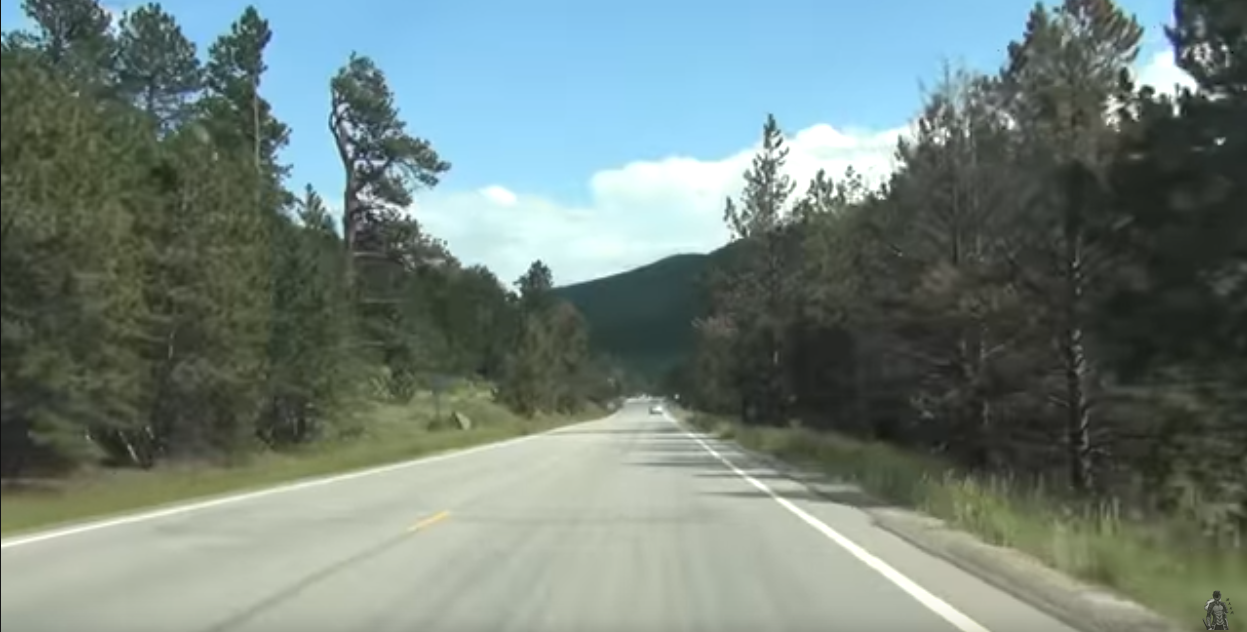
#> input picture Zadanie4/droga.png, 1247 x 632 px
$ python Jerzy_Debowski_zadanie_4.py
#> lines starting #> are read from the running program, lines starting #| are printed output that depends on the picture; after the words box and inside, x2 and y2 are one past the last pixel; in counts of white or black regions, pixels touching at a corner belong together
import math

import cv2
import numpy as np
from matplotlib import pyplot as plt


def convert_to_gray(img_path, new_img_path):
#> called with img_path = 'droga.png', new_img_path = 'droga_gray.png'
    gray_img = cv2.imread(img_path, cv2.IMREAD_GRAYSCALE)
#> gray_img: shape (632, 1247); min 10, max 255, mean 123.1
    cv2.imshow('Grayscale', gray_img)
    cv2.imwrite(new_img_path, gray_img)


def gauss(img_path, new_img_path):
#> called with img_path = 'droga_gray.png', new_img_path = 'droga_gray_blur.png'
    blur_kernel_size = (15, 15)
    gray_img = cv2.imread(img_path)
#> gray_img: shape (632, 1247, 3); min 10, max 255, mean 123.1
    gray_blur = cv2.GaussianBlur(gray_img, blur_kernel_size, 0)
    cv2.imshow('Grayscale blur', gray_blur)
    cv2.imwrite(new_img_path, gray_blur)


def canny(img_path, new_img_path):
#> called with img_path = 'droga_gray_blur.png', new_img_path = 'droga_gray_blur_canny.png'
    canny_low_threshold = 20
    canny_high_threshold = 100
    gray_blur = cv2.imread(img_path)
    gray_blur_canny = cv2.Canny(gray_blur, canny_low_threshold, canny_high_threshold)
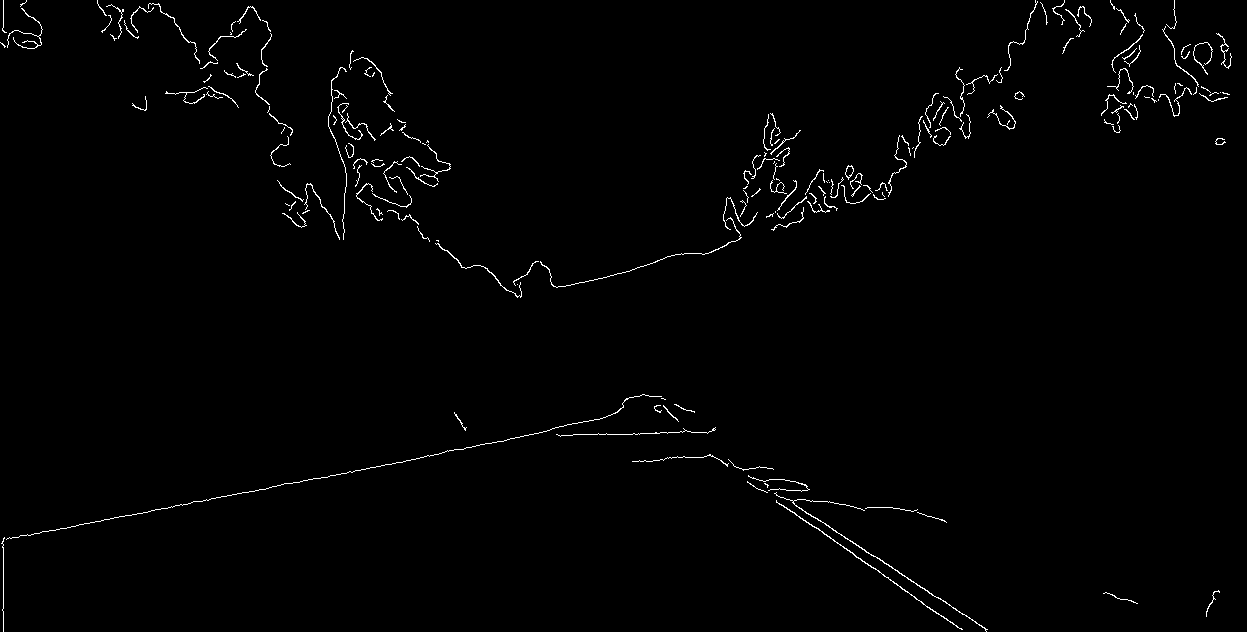
#> gray_blur_canny: shape (632, 1247); 1.1% white in thin lines or dots
    cv2.imshow('Grayscale blur canny', gray_blur_canny)
    cv2.imwrite(new_img_path, gray_blur_canny)


def kenny(img_path, new_img_path):
#> called with img_path = 'droga_gray_blur_canny.png', new_img_path = 'droga_gray_blur_canny_kenny.png'
    img = cv2.imread(img_path, 0)
    height, width = img.shape[:2]
#> height = 632; width = 1247
    print(height, width)
#| 632 1247
    h, w, x, y = 200, 1247, 400, 0
    img1 = img[x:x + h, y:y + w]
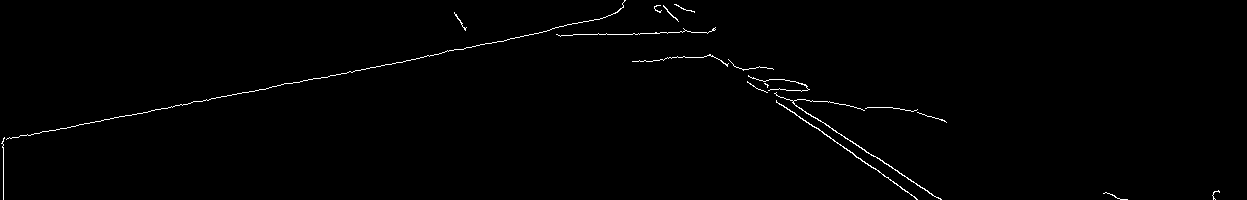
#> img1: shape (200, 1247); 0.78% white in thin lines or dots
    img2 = np.zeros_like(img)
    img2[x:x + h, y:y + w] = img1
#> img2: shape (632, 1247); 0.25% white in thin lines or dots, all inside (x1, y1, x2, y2) = (1, 400, 1220, 600)
    cv2.imshow('Kenny', img2)
    cv2.imwrite(new_img_path, img2)


def huff(img_path, new_img_path):
#> called with img_path = 'droga_gray_blur_canny_kenny.png', new_img_path = 'huff.png'
    src = cv2.imread(img_path)
    dst = cv2.Canny(src, 50, 200, None, 3)
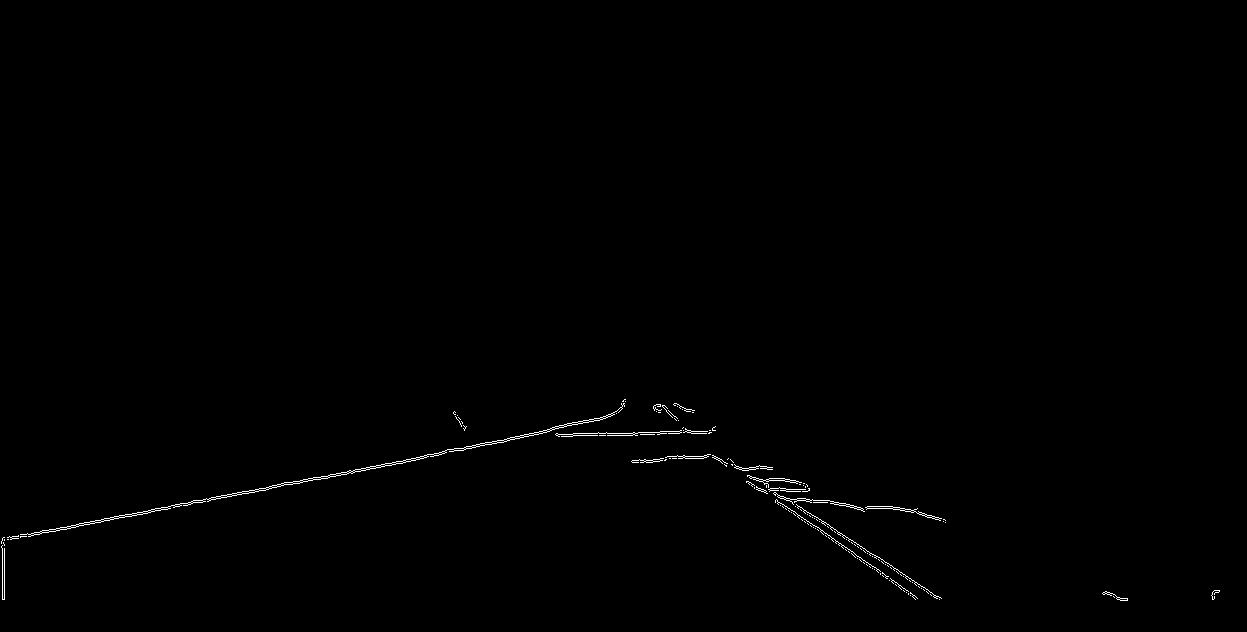
#> dst: shape (632, 1247); 0.41% white in thin lines or dots, all inside (x1, y1, x2, y2) = (1, 399, 1220, 601)
    cdst = cv2.cvtColor(dst, cv2.COLOR_GRAY2BGR)
    cdstP = np.copy(cdst)
    lines = cv2.HoughLines(dst, 1, np.pi / 100, 150, None, 0, 0)
#> lines = [[528, 1.38]]
    if lines is not None:
        for i in range(0, len(lines)):
            rho = lines[i][0][0]
            theta = lines[i][0][1]
            a = math.cos(theta)
            b = math.sin(theta)
            x0 = a * rho
            y0 = b * rho
            pt1 = (int(x0 + 1000 * (-b)), int(y0 + 1000 * a))
            pt2 = (int(x0 - 1000 * (-b)), int(y0 - 1000 * a))
            cv2.line(cdst, pt1, pt2, (0, 0, 255), 3, cv2.LINE_AA)
#> this loop made 1 pass
#> (rho, theta, a, b, x0, y0, pt1, pt2) on pass 1: (528, 1.38, 0.187, 0.982, 98.94, 518.6, (-883, 706), (1081, 331))
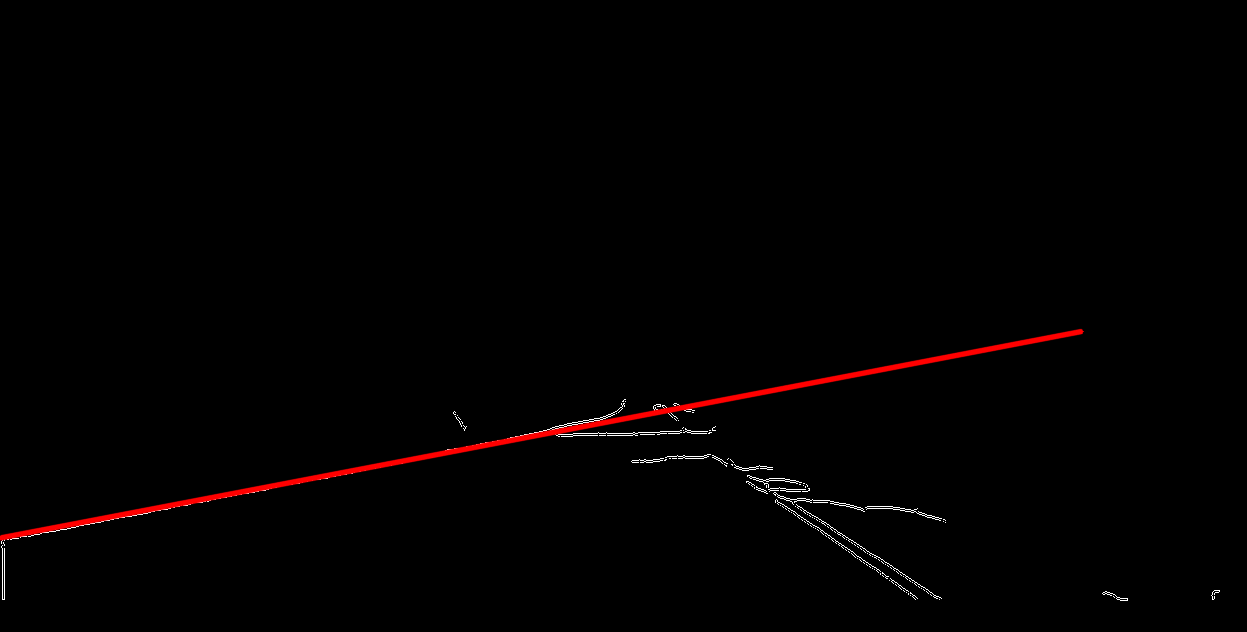
#> cdst: shape (632, 1247, 3); mean B, G, R 0.7, 0.7, 2.7
    linesP = cv2.HoughLinesP(dst, 1, np.pi / 100, 50, None, 50, 10)
#> linesP = 22 rows, first 6: [175, 506, 419, 459], [151, 509, 405, 460], [2, 540, 210, 500], [2, 538, 170, 506], [750, 482, 853, 552], [330, 474, 538, 434]
    if linesP is not None:
        for i in range(0, len(linesP)):
            l = linesP[i][0]
            cv2.line(cdstP, (l[0], l[1]), (l[2], l[3]), (0, 0, 255), 3, cv2.LINE_AA)
#> this loop made 22 passes
#> l on passes 1 to 12: [175, 506, 419, 459], [151, 509, 405, 460], [2, 540, 210, 500], [2, 538, 170, 506], [750, 482, 853, 552], [330, 474, 538, 434], [860, 546, 941, 598], [775, 502, 859, 559], [875, 557, 936, 598], [728, 458, 823, 523], [892, 506, 944, 519], [424, 455, 506, 439]
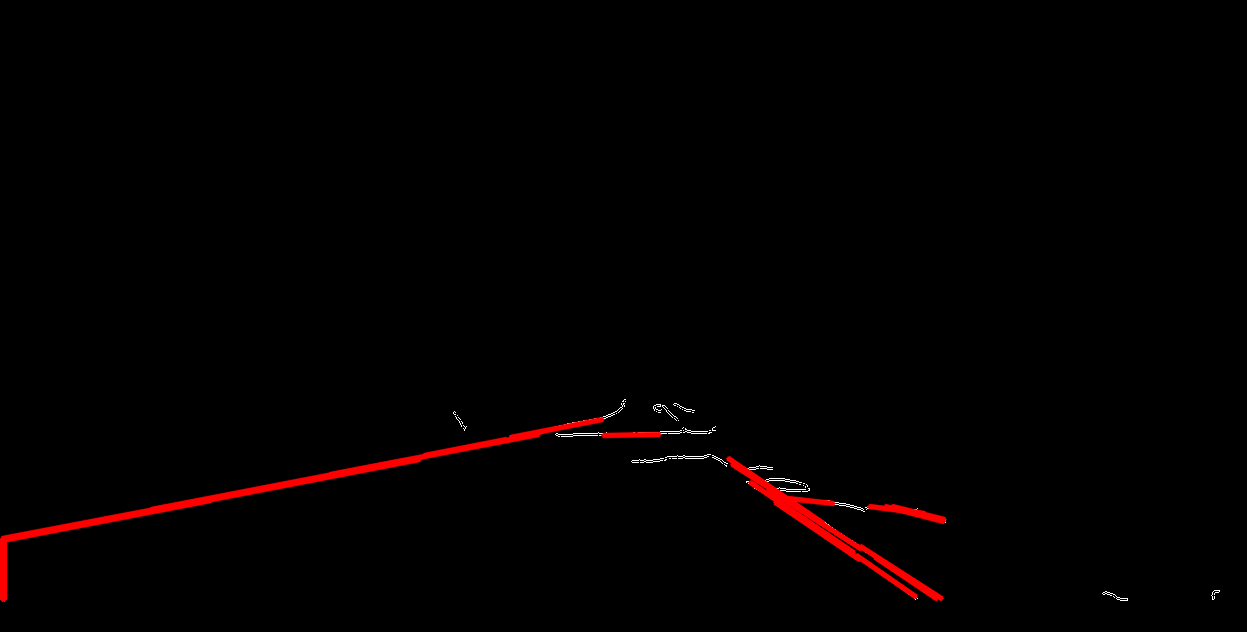
#> cdstP: shape (632, 1247, 3); mean B, G, R 0.3, 0.3, 3.2
    cv2.imshow('Detected lines (in red)', cdstP)
    cv2.imwrite(new_img_path, cdstP)


def put_on_original(img_path, original_img_path, new_img_path):
#> called with img_path = 'huff.png', original_img_path = 'droga.png', new_img_path = 'result.png'
    img = cv2.imread(original_img_path)
#> img is the input picture: shape (632, 1247, 3); mean B, G, R 122.9, 128.8, 113.5
    img1 = cv2.imread(img_path)
    img2 = cv2.addWeighted(img, 0.8, img1, 1, 0)
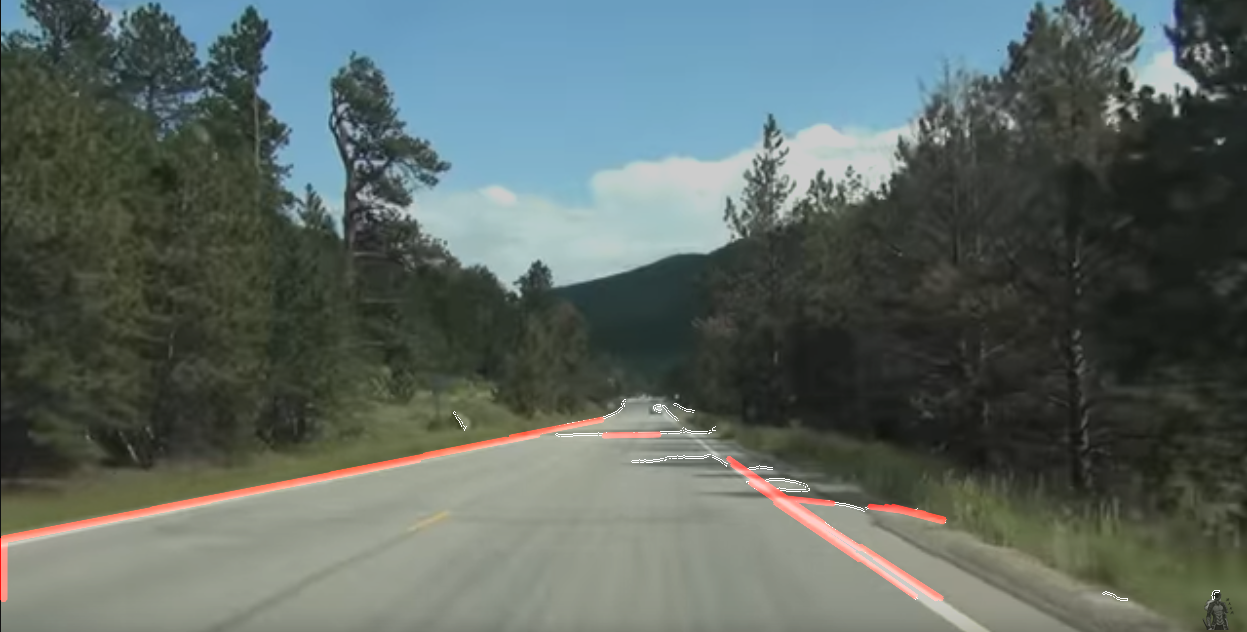
#> img2: shape (632, 1247, 3); mean B, G, R 98.5, 103.2, 92.2
    cv2.imshow('Sum', img2)
    cv2.imwrite(new_img_path, img2)


image = 'droga.png'
convert_to_gray(image, 'droga_gray.png')
gauss('droga_gray.png', 'droga_gray_blur.png')
canny('droga_gray_blur.png', 'droga_gray_blur_canny.png')
kenny('droga_gray_blur_canny.png', 'droga_gray_blur_canny_kenny.png')
huff('droga_gray_blur_canny_kenny.png', 'huff.png')
put_on_original('huff.png', 'droga.png', 'result.png')
cv2.waitKey()
cv2.destroyAllWindows()
